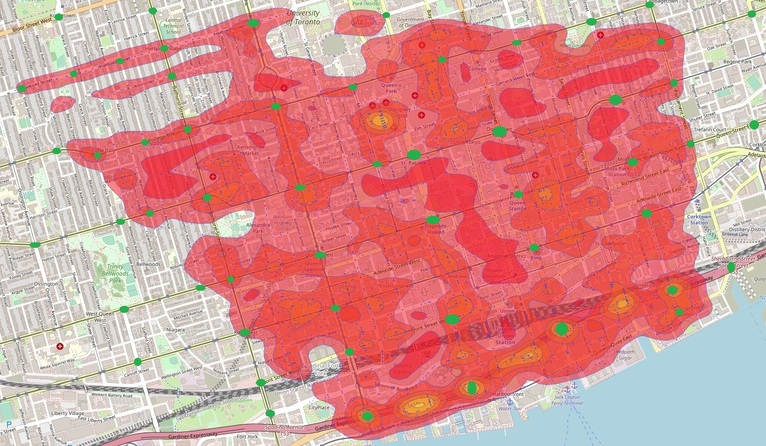
#> input picture data/rsz_heat_map_with_green2.jpg, 766 x 446 px
$ python main_classical.py
#> lines starting #> are read from the running program, lines starting #| are printed output that depends on the picture; after the words box and inside, x2 and y2 are one past the last pixel; in counts of white or black regions, pixels touching at a corner belong together
### env.py
import sys

import cv2
import gymnasium
import numpy as np
from numpy.random import default_rng


class PIEnv(gymnasium.Env):

    def __init__(self, map, clean=None, regularizer=1e-1, reduce=1.0):
        # list of current vertices in the convex hull, key=id, value=bool
#> called with map = 'data/rsz_heat_map_with_green2.jpg', clean = 'data/rsz_heat_map.jpg', regularizer = 1, reduce = 1
        self.convexhull = {}
        # list of all intersections key=idm value=(x,y)
        self.intersection_dict = {}
        # list of all intersection and whether they are part of the convex hull key=id, value=bool
        self.intersection_state_dict = {}
        self.state = None
        # regularizer for the reward - proportional to the size of the area added
        self.regularizer = regularizer

        image = cv2.imread(map)
#> image is the input picture: shape (446, 766, 3); mean B, G, R 146.3, 147.8, 215.1
        image = cv2.resize(image, (0, 0), fx=reduce, fy=reduce)
        if clean is not None:
            self.clean = cv2.imread(clean)
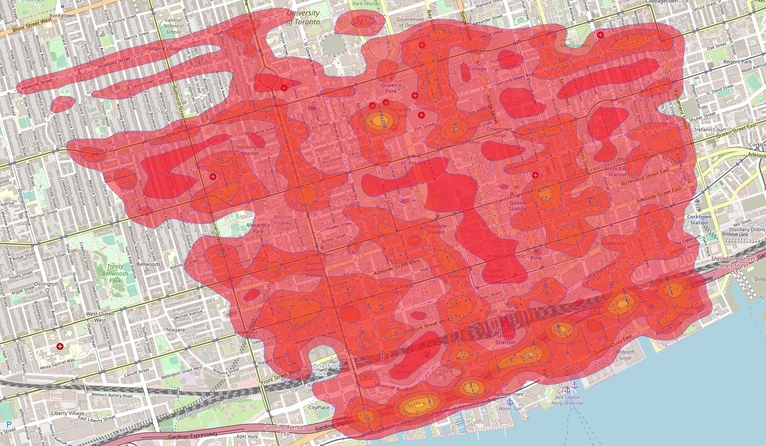
#> input picture data/rsz_heat_map.jpg, 766 x 446 px
#> self.clean is the input picture: shape (446, 766, 3); mean B, G, R 146.6, 147.3, 216.8
            self.clean = cv2.resize(self.clean, (0, 0), fx=reduce, fy=reduce)
        else:
            self.clean = image.copy()

        ### find the red zone
        self.heat_map = self._get_heatmap()
        self.normalizer = self.heat_map.size / 100

        ## find the green zones and their coordinates
        image_rgb = cv2.cvtColor(image, cv2.COLOR_BGR2RGB)
        lower_green = np.array([0, 150, 0])
        upper_green = np.array([100, 255, 100])
        mask_dark_green = cv2.inRange(image_rgb, lower_green, upper_green)
        # Find contours of dark green dots within the red shape
        contours_dark_green, _ = cv2.findContours(mask_dark_green, cv2.RETR_EXTERNAL, cv2.CHAIN_APPROX_SIMPLE)

        # find the center of each green contour and filter out noisy contours
        index = 0
        for c in contours_dark_green:
            try:
                M = cv2.moments(c)
                cX = int(M["m10"] / M["m00"])
                cY = int(M["m01"] / M["m00"])
            except:
                continue

            self.intersection_dict[index] = (cX, cY)
            index = index + 1

        # update all intersections to be false - corresponding to empty convex hull
        for key, val in self.intersection_dict.items():
            self.intersection_state_dict[key] = False

        # action space is an scalar integer representing the index of an intersection
        self.action_space = gymnasium.spaces.Discrete(len(self.intersection_dict))

    # [204 lines left out: functions reset, step, render, render_with_vertices, show, _get_state and 1 more, not called in this run]

    def _get_heatmap(self):
        image_hsv = cv2.cvtColor(self.clean, cv2.COLOR_BGR2HSV)
#> image_hsv: shape (446, 766, 3); mean H, S, V 80.9, 93.4, 221.1
        image_gray = cv2.cvtColor(self.clean, cv2.COLOR_BGR2GRAY)
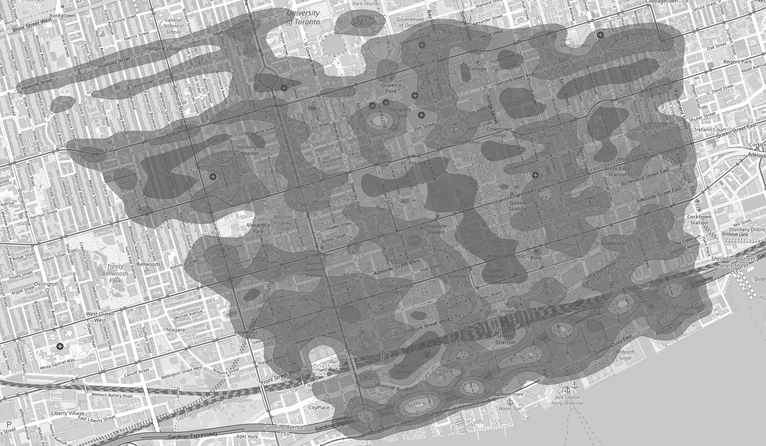
#> image_gray: shape (446, 766); min 44, max 255, mean 168

        # Define thresholds for red color HSV
        lower_red = np.array([int(000 * 255 / 360), 100, 00])
        upper_red = np.array([int(360 * 255 / 360), 250, 255])

        # Create a binary mask of red areas HSV
        mask_red = cv2.inRange(image_hsv, lower_red, upper_red)
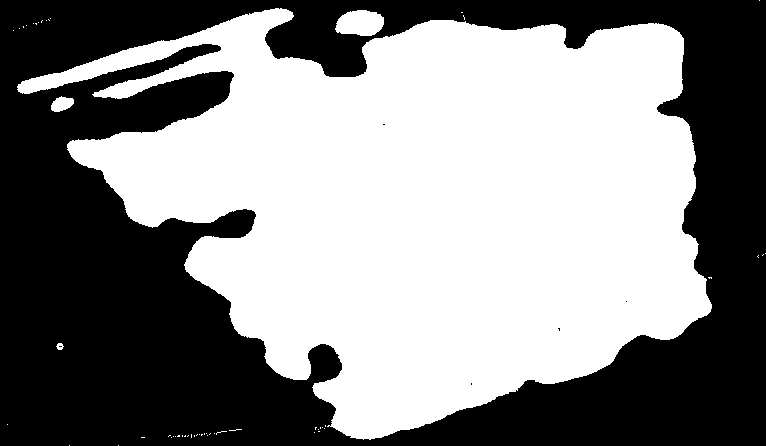
#> mask_red: shape (446, 766); 53.2% white; 6 black regions (5 under 20 px)

        contours_red, _ = cv2.findContours(mask_red, cv2.RETR_EXTERNAL, cv2.CHAIN_APPROX_SIMPLE)
#> contours_red = 54 contours, 50 with area under 20; largest, box (x1, y1, x2, y2) and area: (17, 8, 712, 440) 178824, (335, 10, 384, 36) 942, (51, 96, 74, 112) 228, (56, 343, 64, 350) 30
        mask = np.zeros(mask_red.shape, np.uint8)
        mask.fill(0)
#> mask: shape (446, 766); every value is 0
        for c in contours_red:
            M = cv2.moments(c)
            if M["m00"] < 500:
                continue
            cv2.drawContours(mask, [c], -1, 255, thickness=cv2.FILLED)
#> this loop made 54 passes
#> c on passes 1 to 12: [[118, 445]], [[69, 445]], [[171, 437]], [[141, 437], [144, 437]], [[175, 436]], [[173, 436]], [[207, 435]], [[194, 435], [194, 436]], [[188, 435], [187, 436]], [[185, 435], [184, 436], [185, 436]], [[182, 435], [182, 436]], [[178, 435], [177, 436], [179, 436], [179, 435]]
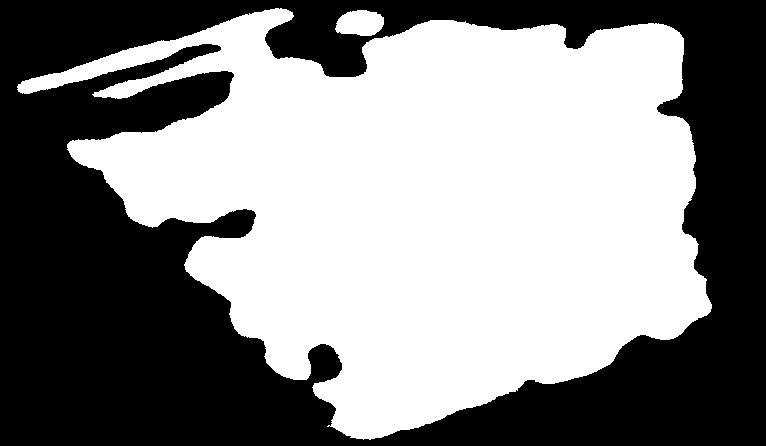
#> mask: shape (446, 766); 53.1% white; 1 black region, box (x1, y1, x2, y2) and area: (0, 0, 766, 446) 160391

        heat_map = (mask / 255.0) * (image_gray / 255.0)
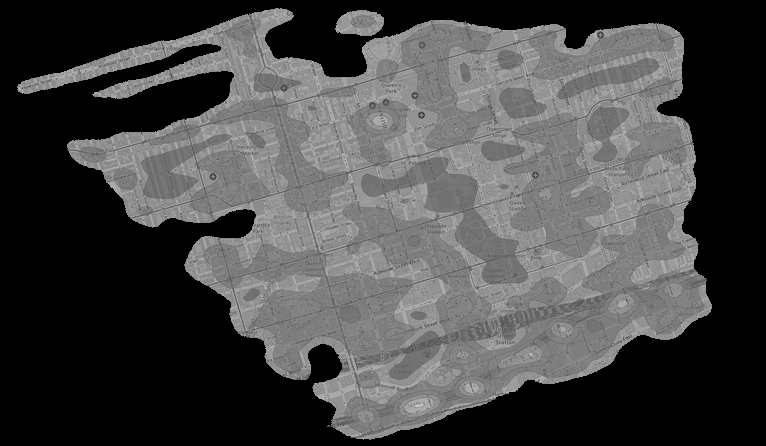
#> heat_map: shape (446, 766) float64; min 0, max 0.804, mean 0.279
        heat_map = heat_map.astype(np.float32) / np.max(heat_map)
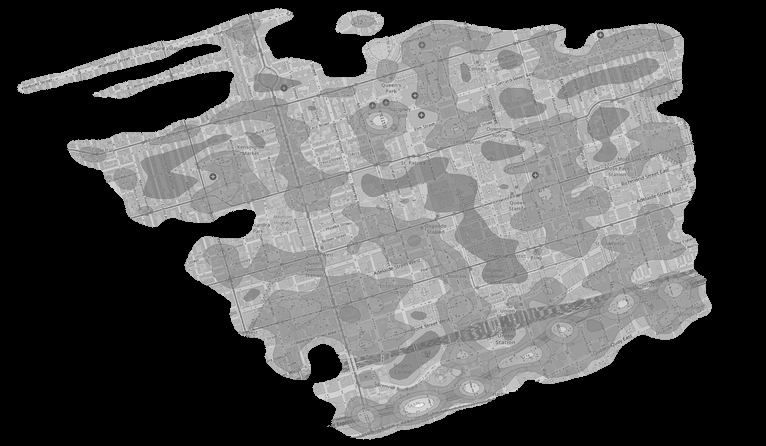
#> heat_map: shape (446, 766) float32; min 0, max 1, mean 0.347
        # heat_map2 = -(heat_map - 1) - (heat_map==0).astype(float)
        # heat_map2 = heat_map2 / np.max(heat_map2)

        return heat_map

    # [5 lines left out: function get_convex_set, not called in this run]

### main_classical.py
import argparse
from env import PIEnv
from RL.classical import QLearningAgent
import time

import matplotlib.pyplot as plt

parser = argparse.ArgumentParser()
parser.add_argument('--episodes', type=int, default=50000, help="how many episode to run")
parser.add_argument('--steps', type=int, default=4, help="how many steps per episode")
parser.add_argument('--updates', type=int, default=5, help="how many gradient updates at the end of each episode")
parser.add_argument('--explore', type=int, default=128, help="how many random exploration steps at the beginning of the training")
parser.add_argument('--batch', type=int, default=32, help="number of states in traning batch")
parser.add_argument('--verbose', type=bool, action=argparse.BooleanOptionalAction, default=False, help="verobse mode")
parser.add_argument('--buffer', type=int, default=10000, help="samples capacity in the replay buffer")
parser.add_argument('--lr', type=float, default=0.0001, help="learning rate")
parser.add_argument('--log', type=str, default=None, help="log each episode actions and rewards per action")
parser.add_argument('--log_ratio', type=int, default=10, help="the episode log ratio")
parser.add_argument('--slim_log', type=bool, action=argparse.BooleanOptionalAction, default=True, help="only reward logging in tensorboard (or weights also)")
parser.add_argument('--tb', type=str, default=None, help="tensorboard output file")
parser.add_argument('--reg', type=float, default=1, help="reward regularaizer (unused currently)")
parser.add_argument('--network', type=str, default="LeNet5", help="network type, can choose between LeNet5, SimpleMLP and SimpleCNN")
parser.add_argument('--reduce', type=float, default=1.0, help="images size down-sampling ratio")
parser.add_argument('--policy', type=str, default=None, help="policy file")
args = parser.parse_args()

def main():
    pure_exploration_steps = args.explore
    num_episodes = args.episodes
    num_steps = args.steps

    env = PIEnv(map="data/rsz_heat_map_with_green2.jpg", clean="data/rsz_heat_map.jpg", regularizer=args.reg, reduce=args.reduce)
#> in __init__, `mask_dark_green = cv2.inRange(image_rgb, lower_green, upper_green)`:
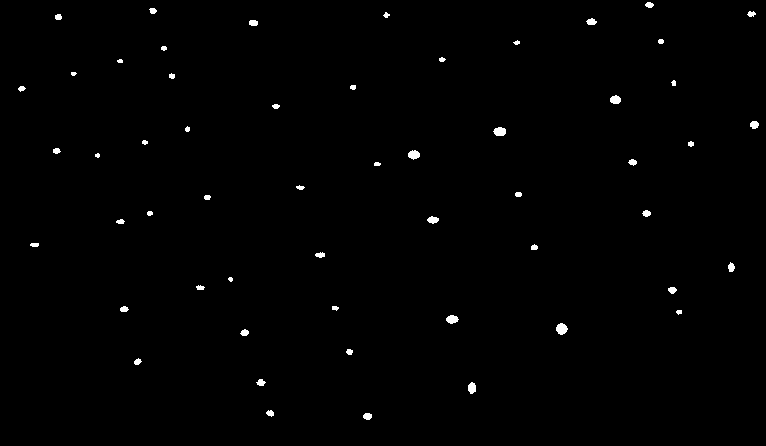
#> mask_dark_green: shape (446, 766); 0.64% white; 55 white regions (3 under 20 px)
#> in __init__, `contours_dark_green, _ = cv2.findContours(mask_dark_green, cv2.RETR_EX..`: contours_dark_green = 55 contours, 20 with area under 20; largest, box (x1, y1, x2, y2) and area: (556, 323, 568, 335) 87, (493, 127, 506, 136) 77, (408, 150, 420, 160) 71, (446, 315, 459, 324) 68, (610, 95, 621, 104) 63
#> the loop in __init__, `for c in contours_dark_green:` made 55 passes
#> (cX, cY) on passes 1 to 12: (367, 415), (269, 412), (471, 387), (260, 382), (137, 361), (349, 351), (244, 332), (561, 328), (451, 318), (678, 311), (334, 307), (123, 308)
#> after the loop in __init__, `for c in contours_dark_green:`: index = 55; self.intersection_dict = 55 items
#> the loop in __init__, `for key, val in self.intersection_dict.items():` made 55 passes
    Agent = QLearningAgent(actions=env.action_space.n, lr=args.lr)
    Agent.load_policy(args.policy)


    if args.verbose:
        print('Running for', args.episodes, 'episodes with', args.steps, 'steps each. Batch size:', args.batch)

    start_time = time.time()
    all_rewards = []
    for i_episode in range(num_episodes):
        _, _ = env.reset(seed=29)
        state = env.get_convex_set()

        actions = []
        rewards = []
        total_reward = 0
        for step in range(num_steps):
            action = Agent.sample_action(state, force_explore=(i_episode*num_steps < pure_exploration_steps))

            # apply the action
            _, reward, terminated, truncated, _ = env.step(action)

            obs = env.get_convex_set()
            total_reward = total_reward + reward
            actions.append(action)
            rewards.append(reward)
            done = terminated or truncated

            if terminated:
                next_state = None
            else:
                next_state = obs

            # Store the transition in memory
            Agent.update_policy(state, action, reward, next_state)

            # Move to the next state
            state = next_state

            # If the episode is up, then start another one
            if done:
                env.reset()

        all_rewards.append(total_reward)
        if args.verbose:
            if (i_episode) % args.log_ratio == 0:
                # all_rewards.append(total_reward)
                print('Episode', i_episode + 1, 'ended with reward:', total_reward, "table len:", Agent.get_len())
        Agent.log(actions=actions, rewards=rewards)

    Agent.save_policy(args.policy)
    # Close the env
    env.close()

    if args.verbose:
        print("Execution time:", time.time()-start_time)
        # plot the reward graph
        window = 50
        averaged = all_rewards[:int(window/2)]
        for i in range(int(window/2),len(all_rewards)-int(window/2)):
            averaged.append(sum(all_rewards[i - int(window/2):i + int(window/2)])/window)
        # plt.plot(all_rewards, 'blue', averaged,'red')
        plt.plot(averaged)
        plt.show()


    #plot the reward graph


if __name__ == "__main__":
    main()
#> (the call stopped at in __init__, `self.action_space = gymnasium.spaces.Discrete(len(self.intersection_di..`: gymnasium is not available in this run)
